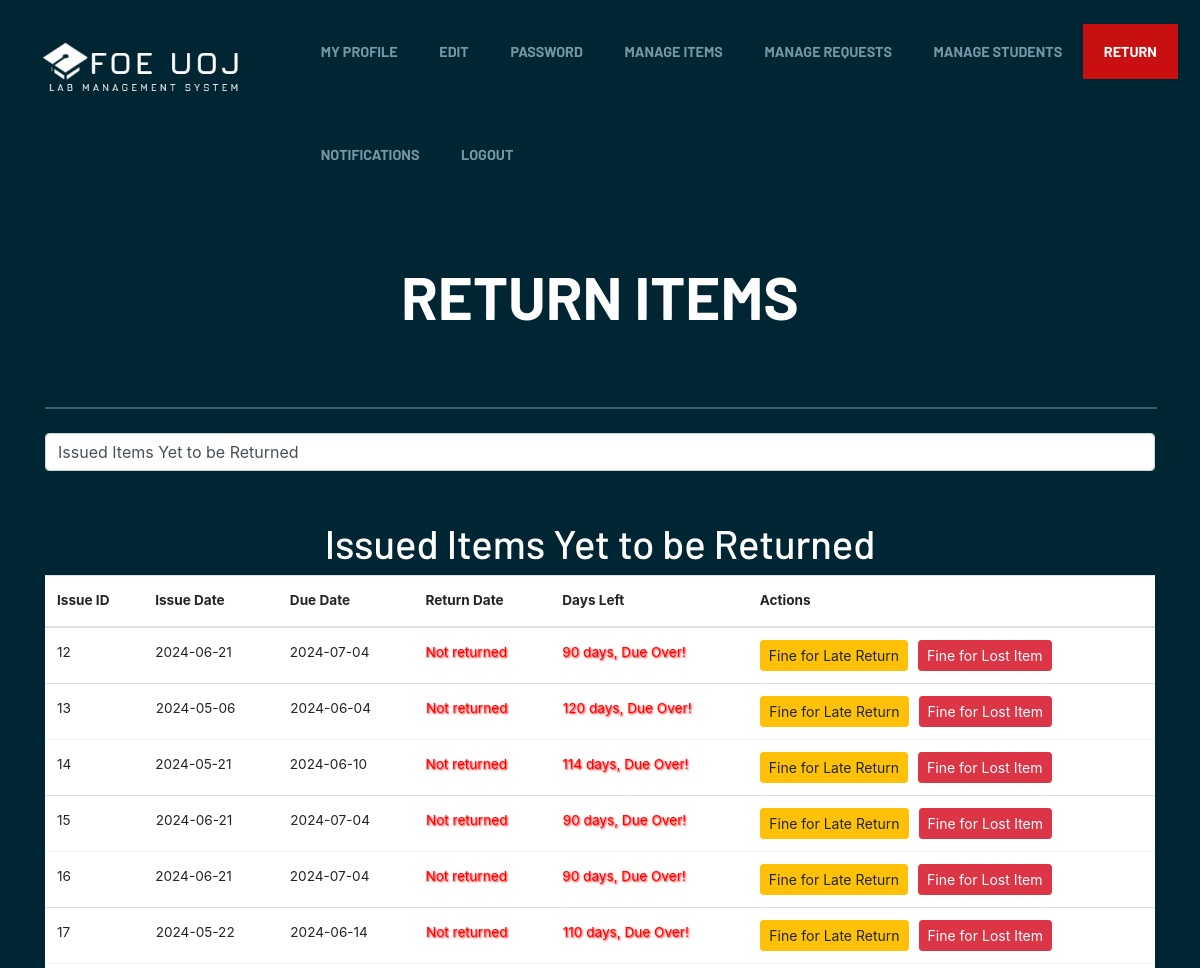
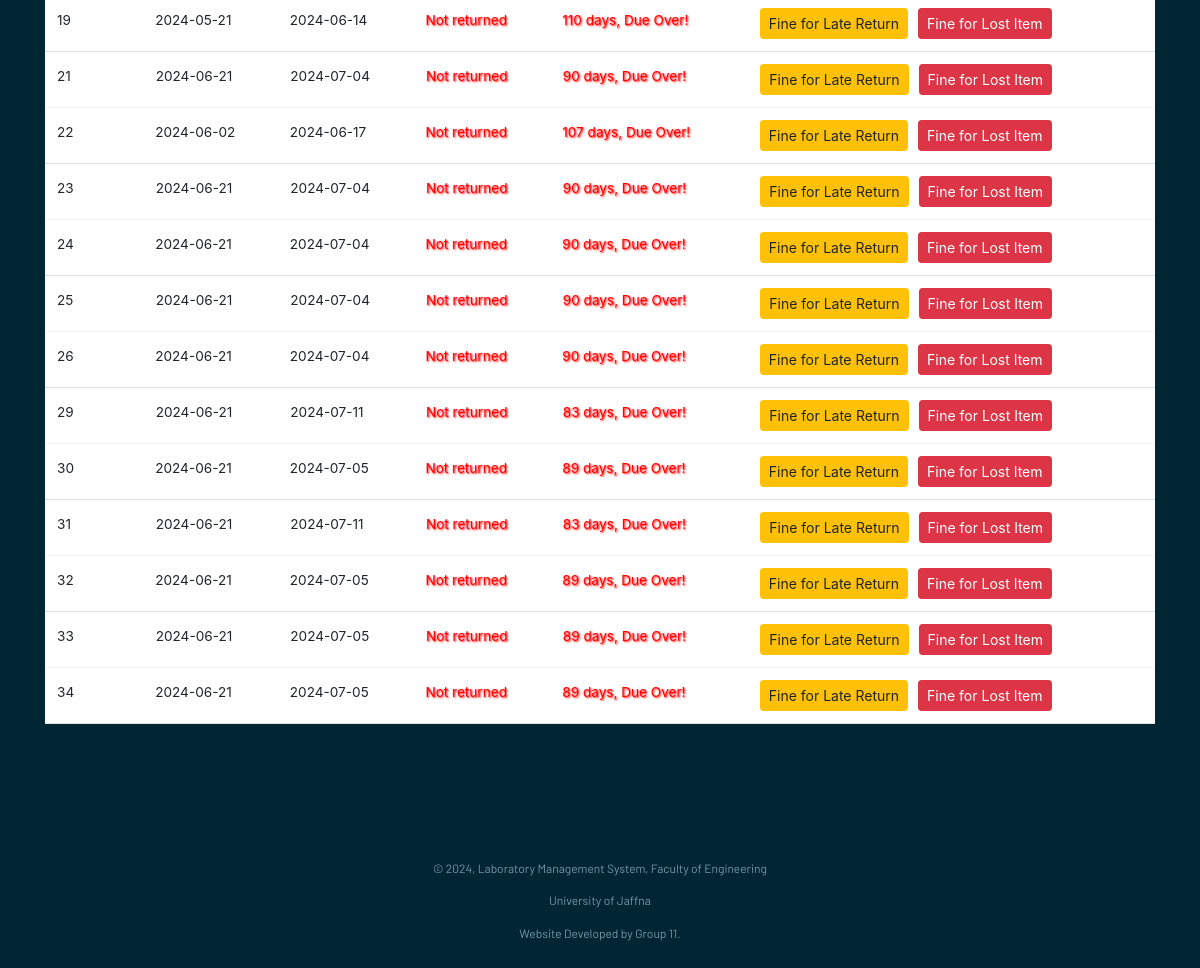
Page /FOE_LMS/tech_officer/return_items.php (signed in) on the committed database (2 pictures, top to bottom).
### tables this page shows
CREATE TABLE `issued` (
  `issue_id` int(11) NOT NULL,
  `issue_date` timestamp NOT NULL DEFAULT current_timestamp(),
  `due_date` timestamp NULL DEFAULT NULL,
  `return_date` timestamp NULL DEFAULT NULL,
  `item_id` int(11) DEFAULT NULL,
  `officer_id` int(11) DEFAULT NULL,
  `student_id` int(11) DEFAULT NULL
);

### FOE_LMS/tech_officer/return_items.php (the view, shortened to what this page needs)
<?php
$connection = mysqli_connect("localhost", "root", "", "lab");
$query = "
    SELECT issued.*
    FROM issued
    LEFT JOIN fine_table ON issued.item_id = fine_table.item_id AND fine_table.days = -1
    WHERE issued.return_date IS NULL
    AND fine_table.item_id IS NULL";
$result = mysqli_query($connection, $query);
?>
<head>
    <link rel="stylesheet" href="https://stackpath.bootstrapcdn.com/bootstrap/4.5.2/css/bootstrap.min.css">
      <link rel="stylesheet" href="../assets/css/components.css">
      <link rel="stylesheet" href="../assets/css/icons.css">
      <link rel="stylesheet" href="../assets/css/responsee.css">
      <link rel="stylesheet" href="../assets/owl-carousel/owl.carousel.css">
      <link rel="stylesheet" href="../assets/owl-carousel/owl.theme.css">
      <link rel="stylesheet" href="../assets/css/template-style.css">
      <link href="https://cdn.jsdelivr.net/npm/bootstrap@5.3.0-alpha1/dist/css/bootstrap.min.css" rel="stylesheet">
      <link href="https://cdnjs.cloudflare.com/ajax/libs/font-awesome/5.15.4/css/all.min.css" rel="stylesheet">
      <link rel="stylesheet" type="text/css" href="https://stackpath.bootstrapcdn.com/bootstrap/4.4.1/css/bootstrap.min.css">
</head>
<body class="size-1520 primary-color-red background-dark">
    <header class="grid">
        <nav class="s-12 grid background-none background-primary-hightlight">
            <a href="officer_dashboard.php" class="m-12 l-3 padding-2x logo">
            <img src="../assets/img/logo.jpg">
            </a>
            <div class="top-nav s-12 l-9">
                <ul class="top-ul right chevron">
                <li><a href="officer_dashboard.php">My Profile</a></li>
                <li><a href="edit_profile.php">Edit</a></li>
                <li><a href="change_password.php">Password</a></li>
                <li><a href="manage_items.php">Manage Items</a></li>
                <li><a href="manage_requests.php">Manage Requests</a></li>
                <li><a href="manage_students.php">Manage Students</a></li>
                <li><a href="return_items.php">Return</a></li>
                <li><a href="notifications.php">Notifications</a></li>
                <li><a href="#" onclick="confirmLogout()">Logout</a></li>
                </ul>
            </div>
        </nav>
    </header>
    <head>
        <header class="grid">
            <div class="s-12 padding-2x">
                <h1 class="text-strong text-white text-center center text-size-60 text-uppercase margin-bottom-20">RETURN
                    ITEMS</h1>
            </div>
        </header>
        <div class="container">
        <hr style="border: 1px solid white; width: 100%;">
    <div class="row mt-4">
        <div class="col-md-12">
            <select id="tableSelector" class="form-control mb-4">
                <option value="issued">Issued Items Yet to be Returned</option>
            </select>
        </div>
    </div>
    <div id="issuedItemsTable">
        <div class="row mt-4">
            <div class="col-md-12">
                <h1 style="color: white; text-align: center;">Issued Items Yet to be Returned</h1>
                <table class="table">
                    <thead>
                        <tr>
                            <th>Issue ID</th>
                            <th>Issue Date</th>
                            <th>Due Date</th>
                            <th>Return Date</th>
                            <th>Days Left</th>
                            <th>Actions</th>
                        </tr>
                    </thead>
                    <?php
                        while ($row = mysqli_fetch_assoc($result)) {
                            $issue_id = $row['issue_id'];
                            $issue_date = new DateTime($row['issue_date']);
                            $due_date = new DateTime($row['due_date']);
                            $current_date = new DateTime();
                            $days_left = $current_date->diff($due_date)->format("%r%a");
                            echo "<tr>";
                            echo "<td>" . $issue_id . "</td>";
                            echo "<td>" . $issue_date->format('Y-m-d') . "</td>";
                            echo "<td>" . $due_date->format('Y-m-d') . "</td>";
                            $interval = $issue_date->diff($current_date);
                            $daysDifference = $interval->days;
                            $color1 = $daysDifference > 0 ? 'red' : 'green';
                            $shadow1 = $daysDifference > 0 ? 'red' : 'green';
                            echo "<td style='color: {$color1}; text-shadow: 1px 1px 2px {$shadow1};'>" . ($row['return_date'] ?? 'Not returned') . "</td>";
                            if ($days_left >= 0) {
                                echo "<td style='color: {$color1}; text-shadow: 1px 1px 2px {$shadow1};'>" . $days_left . " days</td>";
                            } else {
                                echo "<td style='color: {$color1}; text-shadow: 1px 1px 2px {$shadow1};'>" . abs($days_left) . " days, Due Over!</td>";
                            }
                            echo "<td>";
                            if ($days_left >= 0) {
                                echo "<form action='' method='post' style='display:inline-block;'>
                                        <input type='hidden' name='issue_id' value='" . $issue_id . "'>
                                        <button type='submit' name='return' class='btn btn-primary btn-sm'>Return</button>
                                      </form>";
                            } else {
                                echo "<form action='' method='post' style='display:inline-block; margin-right: 10px;'>
                                <input type='hidden' name='issue_id' value='" . $issue_id . "'>
                                <input type='hidden' name='days_left' value='" . abs($days_left) . "'>
                                <button type='submit' name='fine_late' class='btn btn-warning btn-sm'>Fine for Late Return</button>
                              </form>";
                        echo "<form action='' method='post' style='display:inline-block;'>
                                <input type='hidden' name='issue_id' value='" . $issue_id . "'>
                                <button type='submit' name='fine_lost' class='btn btn-danger btn-sm'>Fine for Lost Item</button>
                              </form>";
                            }
                            echo "</td>";
                            echo "</tr>";
                        }
                        ?>
                </table>
            </div>
        </div>
    </div>
</div>
        <section>
    <br>
    <br>
    <br>
    <br>
    <br>
<div class="s-12 text-center margin-bottom">
             <p class="text-size-12">© 2024, Laboratory Management System, Faculty of Engineering</p>
             <p class="text-size-12">University of Jaffna</p>
             <p class="text-size-12">Website Developed by Group 11.</p>
           </div>
</section>
</body>
</html>

### FOE_LMS/assets/css/responsee.css (style rules this page uses)
* { -webkit-box-sizing:border-box; -moz-box-sizing:border-box; box-sizing:border-box; margin:0; }
body { background:none repeat scroll 0 0 #eeeeee; font-size:16px; font-family:"Open Sans",Arial,sans-serif; color:#444; }
h1,h2,h3,h4,h5,h6 { color:#152732; font-weight: normal; line-height: 1.3; margin:0.5rem 0; }
h1 { font-size:2.7rem; }
a, a:link, a:visited, a:hover, a:active { text-decoration:none; color:#9BB800; transition:color 0.20s linear 0s; -o-transition:color 0.20s linear 0s; -ms-transition:color 0.20s linear 0s; -moz-transition:color 0.20s linear 0s; -webkit-transition:color 0.20s linear 0s; }
p,li,dl,blockquote,table,kbd { font-size: 0.85rem; line-height: 1.6; }
.text-center { text-align:center!important; }
img { border:0; display:block; height:auto; max-width:100%; width:auto; }
table { background:none repeat scroll 0 0 #fff; border:1px solid #f0f0f0; border-collapse:collapse; border-spacing:0; text-align:left; width:100%; }
table tr td, table tr th { padding:0.625rem; }
table tfoot, table thead,table tr:nth-of-type(2n) { background:none repeat scroll 0 0 #f0f0f0; }
th,table tr:nth-of-type(2n) td { border-right:1px solid #fff; }
td { border-right:1px solid #f0f0f0; }
.grid { display:grid; grid-template-columns:repeat(12, 1fr); width:100%; margin:0 auto; }
hr { border: 0; border-top: 1px solid #e5e5e5; clear:both; height:0; margin:2.5rem auto; }
li { padding:0; }
ul,ol { padding-left:1.25rem; }
.size-1520 .line,.size-1520 .grid { max-width:95rem; }
form { line-height:1.4; }
nav { display:block; width:100%; background:#152732; }
.line::after, nav::after, .center::after, .box::after, .margin::after, .margin2x::after, .grid.full::after { clear:both; content: "."; display:block; height:0; line-height:0; overflow:hidden; visibility:hidden; }
.top-nav ul { padding:0; }
.top-nav li { float:left; list-style:none outside none; cursor:pointer; }
.top-nav li a { color:#fff; display:block; font-size:1rem; padding:1.25rem; }
.top-nav .active-item a { background:#2b4c61; }
.aside-nav a,.aside-nav a:link,.aside-nav a:visited,.aside-nav li > ul,.top-nav a,.top-nav a:link,.top-nav a:visited { transition:background 0.20s linear 0s; -o-transition:background 0.20s linear 0s; -ms-transition:background 0.20s linear 0s; -moz-transition:background 0.20s linear 0s; -webkit-transition:background 0.20s linear 0s; }
.margin-bottom { margin-bottom:1.25rem!important; }
.s-1,.s-2,.s-five,.s-3,.s-4,.s-5,.s-6,.s-7,.s-8,.s-9,.s-10,.s-11,.s-12,.m-1,.m-2,.m-five,.m-3,.m-4,.m-5,.m-6,.m-7,.m-8,.m-9,.m-10,.m-11,.m-12,.l-1,.l-2,.l-five,.l-3,.l-4,.l-5,.l-6,.l-7,.l-8,.l-9,.l-10,.l-11,.l-12,.xl-1,.xl-2,.xl-five,.xl-3,.xl-4,.xl-5,.xl-6,.xl-7,.xl-8,.xl-9,.xl-10,.xl-11,.xl-12,.xxl-1,.xxl-2,.xxl-five,.xxl-3,.xxl-4,.xxl-5,.xxl-6,.xxl-7,.xxl-8,.xxl-9,.xxl-10,.xxl-11,.xxl-12 { float:left; position:static; }
.s-12, .grid .s-12.center { width:100% }
.grid .s-12 { grid-column:span 12; }
.m-12, .grid .m-12.center { width:100% }
.grid .m-12 { grid-column:span 12; }
.l-3, .grid .l-3.center { width:25%; }
.l-9, .grid .l-9.center { width:75%; }
.grid .l-3 { grid-column:span 3; }
.grid .l-9 { grid-column:span 9; }
.right { float:right; }
@media screen and (max-width:1366px) { .size-960,.size-1140,.size-1280,.size-1520 { max-width:1366px; } }
.grid .s-1,.grid .s-2,.grid .s-five,.grid .s-3,.grid .s-4,.grid .s-5,.grid .s-6,.grid .s-7,.grid .s-8,.grid .s-9,.grid .s-10,.grid .s-11,.grid .s-12,.grid .m-1,.grid .m-2,.grid .m-five,.grid .m-3,.grid .m-4,.grid .m-5,.grid .m-6,.grid .m-7,.grid .m-8,.grid .m-9,.grid .m-10,.grid .m-11,.grid .m-12,.grid .l-1,.grid .l-2,.grid .l-five,.grid .l-3,.grid .l-4,.grid .l-5,.grid .l-6,.grid .l-7,.grid .l-8,.grid .l-9,.grid .l-10,.grid .l-11,.grid .l-12,.grid .xl-1,.grid .xl-2,.grid .xl-five,.grid .xl-3,.grid .xl-4,.grid .xl-5,.grid .xl-6,.grid .xl-7,.grid .xl-8,.grid .xl-9,.grid .xl-10,.grid .xl-11,.grid .xl-12,.grid .xxl-1,.grid .xxl-2,.grid .xxl-five,.grid .xxl-3,.grid .xxl-4,.grid .xxl-5,.grid .xxl-6,.grid .xxl-7,.grid .xxl-8,.grid .xxl-9,.grid .xxl-10,.grid .xxl-11,.grid .xxl-12 { float:none; width:auto; }
.center { float:none; margin:0 auto; display:block; }
.grid .center { justify-self:center; margin:auto; grid-column:1 / -1; }
.grid .grid { padding:0; width:100%; }

### rows in the picture
issued: issue_id "12", issue_date "2024-06-21", due_date "2024-07-04", return_date "Not returned", due_date "90"
issued: issue_id "13", issue_date "2024-05-06", due_date "2024-06-04", return_date "Not returned", due_date "120"
issued: issue_id "14", issue_date "2024-05-21", due_date "2024-06-10", return_date "Not returned", due_date "114"
issued: issue_id "15", issue_date "2024-06-21", due_date "2024-07-04", return_date "Not returned", due_date "90"
issued: issue_id "16", issue_date "2024-06-21", due_date "2024-07-04", return_date "Not returned", due_date "90"
issued: issue_id "17", issue_date "2024-05-22", due_date "2024-06-14", return_date "Not returned", due_date "110"
issued: issue_id "19", issue_date "2024-05-21", due_date "2024-06-14", return_date "Not returned", due_date "110"
issued: issue_id "21", issue_date "2024-06-21", due_date "2024-07-04", return_date "Not returned", due_date "90"
issued: issue_id "22", issue_date "2024-06-02", due_date "2024-06-17", return_date "Not returned", due_date "107"
issued: issue_id "23", issue_date "2024-06-21", due_date "2024-07-04", return_date "Not returned", due_date "90"
issued: issue_id "24", issue_date "2024-06-21", due_date "2024-07-04", return_date "Not returned", due_date "90"
issued: issue_id "25", issue_date "2024-06-21", due_date "2024-07-04", return_date "Not returned", due_date "90"
issued: issue_id "26", issue_date "2024-06-21", due_date "2024-07-04", return_date "Not returned", due_date "90"
issued: issue_id "29", issue_date "2024-06-21", due_date "2024-07-11", return_date "Not returned", due_date "83"
issued: issue_id "30", issue_date "2024-06-21", due_date "2024-07-05", return_date "Not returned", due_date "89"
issued: issue_id "31", issue_date "2024-06-21", due_date "2024-07-11", return_date "Not returned", due_date "83"
issued: issue_id "32", issue_date "2024-06-21", due_date "2024-07-05", return_date "Not returned", due_date "89"
issued: issue_id "33", issue_date "2024-06-21", due_date "2024-07-05", return_date "Not returned", due_date "89"
issued: issue_id "34", issue_date "2024-06-21", due_date "2024-07-05", return_date "Not returned", due_date "89"
